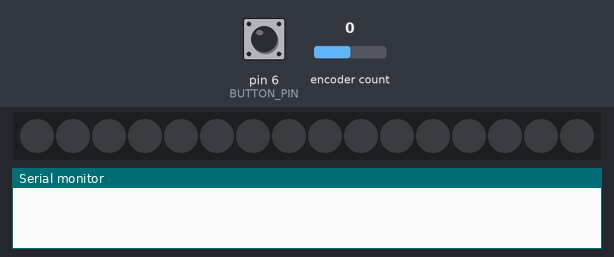
Recording of a sketch running on a simulated Arduino Uno, built with avr-gcc and run on an emulated ATmega328P. Shown: 16 RGB LEDs in strip order, left to right, the last lines printed to the serial monitor. Inputs (shaded band) come from the test bench; at power-on: encoder count 0, pin 6 (BUTTON_PIN) HIGH. Dim RGB values are drawn brighter than linear.

Above: at 1.2 s.
1.3 s: encoder count set to 1
At 2.0 s:
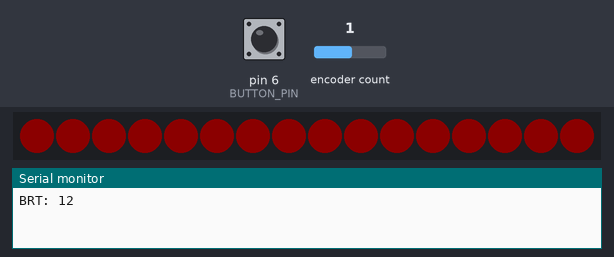
2.8 s: encoder count set to 2
4.3 s: pin 6 (BUTTON_PIN) pulled LOW for 0.15 s
6.3 s: encoder count set to 6
At 7.2 s:
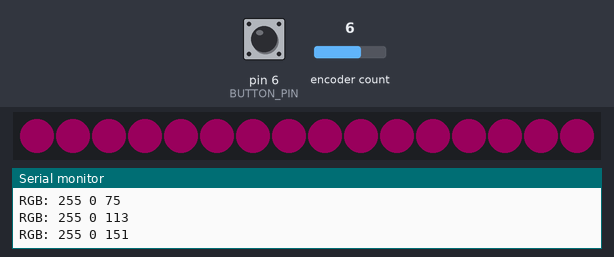
7.8 s: encoder count set to 7
9.3 s: encoder count set to 11
Timing chart, 0 to 11.8 s (numbered marks = the images above; inputs shaded):
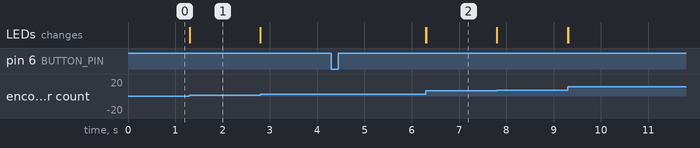

Measured:
- after the input at 1.3 s, the LEDs: change at once (image 1)
- after the input at 6.3 s, the LEDs: first change at once (image 2 shows a later state)

The sketch:

arduino_dioder.ino
```cpp
/*
 *  Inspired by IKEA DIODER LED Strip Light
 *  Added brightness.
 *  Use Rotary encoder to select color, adjust brightness and turn on and off leds.
 *  No smooth and fast color change effects. Maybe in the next versions.
 *  Click: Toggle Brightness and Color Select.
 *  Long Click: Toggle Leds ON and OFF.
 *  https://github.com/ricardomiguelcardoso/arduino_dioder.git
 */

#include <FastLED.h>
#include <Button2.h>
#include <ESPRotary.h>

#define NUM_LEDS 16
#define DATA_PIN 5
#define ROTARY_PIN1 8
#define ROTARY_PIN2 7
#define BUTTON_PIN  6
#define NCLICKS 4


/////////////////////////////////////////////////////////////////

CRGBArray<NUM_LEDS> leds;
ESPRotary rotary = ESPRotary(ROTARY_PIN1, ROTARY_PIN2,NCLICKS);
Button2 b_rotary = Button2(BUTTON_PIN);

/////////////////////////////////////////////////////////////////

uint8_t brightness = 0;
bool stateLeds = 0;
uint8_t red = 255;
uint8_t green = 0;
uint8_t blue = 0;
bool buttonMode = 0;

void setup() {
  Serial.begin(115200);
  FastLED.addLeds<WS2812, DATA_PIN, GRB>(leds, NUM_LEDS);

  rotary.setLeftRotationHandler(showDirectionL);
  rotary.setRightRotationHandler(showDirectionR);

  b_rotary.setClickHandler(changeButtonMode);
  b_rotary.setLongClickHandler( toggleLeds);
  updateLedState();
}


void showDirectionL(ESPRotary& r) {
  if (buttonMode) {
    setLed(0);
  } else {
    setLedBrightness(0);
  }
}

void showDirectionR(ESPRotary& r) {
  if (buttonMode) {
    setLed(1);
  } else {
    setLedBrightness(1);
  }
}

void changeButtonMode(Button2& btn) {

  buttonMode = !buttonMode;

  Serial.print("Mode: ");
  if(buttonMode==0){
    Serial.println("Brightness.");
  }else{
    Serial.println("Color select.");
  }

}

void loop() {
  rotary.loop();
  b_rotary.loop();
}

void toggleLeds(Button2& btn) {
  stateLeds = !stateLeds;

  if (!stateLeds) {
     fill_solid( leds, NUM_LEDS, CRGB(0, 0, 0));
     FastLED.show();
     Serial.println("Leds OFF.");
  } else {
    Serial.println("Leds ON.");
    updateLedState();
  }
}

void updateLedState() {
  fill_solid( leds, NUM_LEDS, CRGB(red, green, blue));
  FastLED.setBrightness(brightness);
  FastLED.show();
}

uint8_t brightPot = 0;
void setLedBrightness(bool dir) {
  stateLeds = 1;
  float divisions = 255.0 / 80.0;
  if (dir) {
    if (brightPot == 80) {
      Serial.println("Max BRT");
      return;
    }
    brightPot+=(NCLICKS);
  } else {
    if (brightPot == 0) {
      Serial.println("Min BRT");
      return;
    }
    brightPot-=(NCLICKS);
  }

  brightness = uint8_t(brightPot * divisions);

  Serial.print("BRT: ");
  Serial.println(brightness);

  updateLedState();
}


uint8_t ledPot = 0;
void setLed(bool dir) {

  stateLeds = 1;
  if (brightness == 0) {
    brightness = 12;
  }

  if (dir) {
    if (ledPot == 160) {
      return;
    }

    ledPot+=(NCLICKS);
  } else {
    if (ledPot == 0) {
      return;
    }
    ledPot-=(NCLICKS);
  }

  red = 255;

  int step1 = 0;
  int step2 = 27;
  int step3 = 54;
  int step4 = 81;
  int step5 = 108;
  int step6 = 135;
  int step7 = 159;

  if (ledPot < step1) {
    red = 255;
    green = 0;
    blue = 0;
  } else if (ledPot >= step1 && ledPot <= step2 )
  {
    //R 255, G 0, B 0-255
    red = 255;
    green = 0;
    blue = calcValue(ledPot, step1, step2);

  } else if (ledPot > step2 && ledPot <= step3 )
  {
    //R 255-0, G 0, B 255
    red = 255 - calcValue(ledPot, step2, step3);
    green = 0;
    blue = 255;

  } else if (ledPot > step3 && ledPot <= step4 )
  {
    //R 0, G 0-255, B 255
    red = 0;
    green = calcValue(ledPot, step3, step4);
    blue = 255;

  } else if (ledPot > step4 && ledPot <= step5 )
  {
    //R 0, G 255, B 255-0
    red = 0;
    green = 255;
    blue = 255 - calcValue(ledPot, step4, step5);
  } else if (ledPot > step5 && ledPot <= step6 )
  {
    //R 0-255, G 255, B 0
    red = calcValue(ledPot, step5, step6);
    green = 255;
    blue = 0;
  } else if (ledPot > step6 && ledPot <= step7 )
  {
    //R 255, G 255, B 0-255
    red = 255;
    green = 255;
    blue = calcValue(ledPot, step6, step7);

  } else if (ledPot > step7) {
    red = 255;
    green = 255;
    blue = 255;
  }

  Serial.print("RGB: ");
  Serial.print(red);
  Serial.print(" ");
  Serial.print(green);
  Serial.print(" ");
  Serial.println(blue);

  updateLedState();
}

int calcValue(float pot, int step1, int step2) {
  int diff = step2 - step1;
  float divisions = 255.0 / float(diff);
  return   int((pot - float(step1)) * divisions);
}
```
